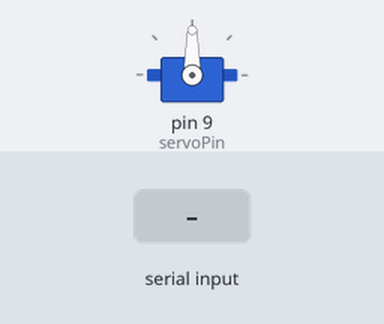
The sketch below on a simulated Arduino Uno, built with avr-gcc and run on an emulated ATmega328P. On the bench: servo. The test bench sets the inputs (shaded band).

Above: at 1.2 s.
1.3 s: "30,150\n" received over Serial
At 1.9 s:
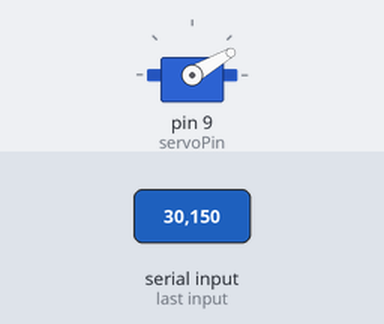
2.8 s: "5\n" received over Serial
At 4.0 s:
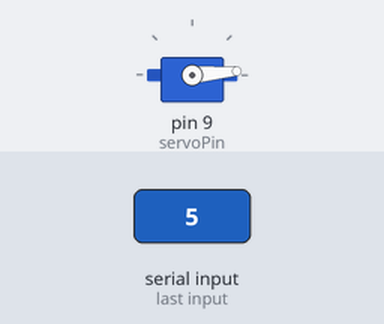
4.3 s: "200\n" received over Serial
At 5.3 s:
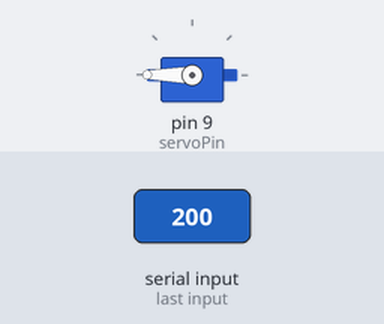
5.8 s: "90,45\n" received over Serial
At 6.5 s:
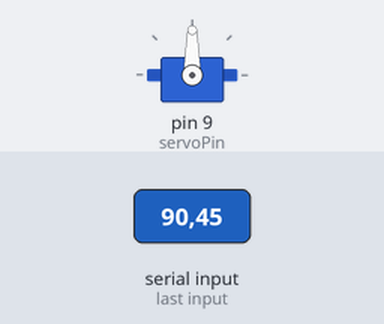
Timing chart, 0 to 8.3 s (numbered marks = the images above; inputs shaded):
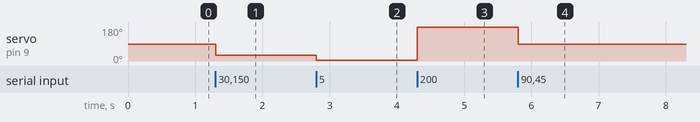

Measured:
- after the input at 1.3 s, servo on pin 9 (servoPin): 90° → 30° at once
- after the input at 2.8 s, servo on pin 9 (servoPin): 30° → 5° at once
- after the input at 4.3 s, servo on pin 9 (servoPin): 5° → 180° at once
- after the input at 5.8 s, servo on pin 9 (servoPin): 180° → 90° at once

The sketch:

arduino.ino
```cpp
#include <Servo.h>

Servo shutterServo;
const int servoPin = 9;

void setup() {
  Serial.begin(9600);

  // The 50ms timeout prevents lag but gives the USB cable
  // plenty of time to deliver the full packet without desyncing.
  Serial.setTimeout(50);

  shutterServo.attach(servoPin);

  // --- YOUR CRITICAL FIX ---
  // Instantly lock the servo to 90 degrees (OFF) the moment it powers on
  // so the laser is safely blocked while you load your Python scripts.
  shutterServo.write(90);
}

void loop() {
  if (Serial.available() > 0) {

    // Read the ENTIRE message at once, automatically stopping at '\n'
    String input = Serial.readStringUntil('\n');

    // Convert that perfectly clean text string into a number
    int angle = input.toInt();

    // Safety check: force the angle to be between 0 and 180
    angle = constrain(angle, 0, 180);

    // Move the motor
    shutterServo.write(angle);
  }
}
```
